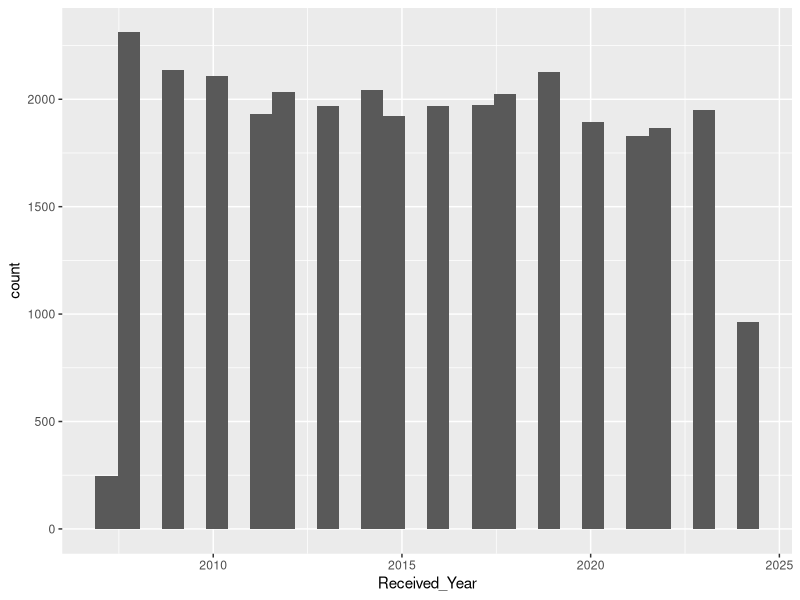
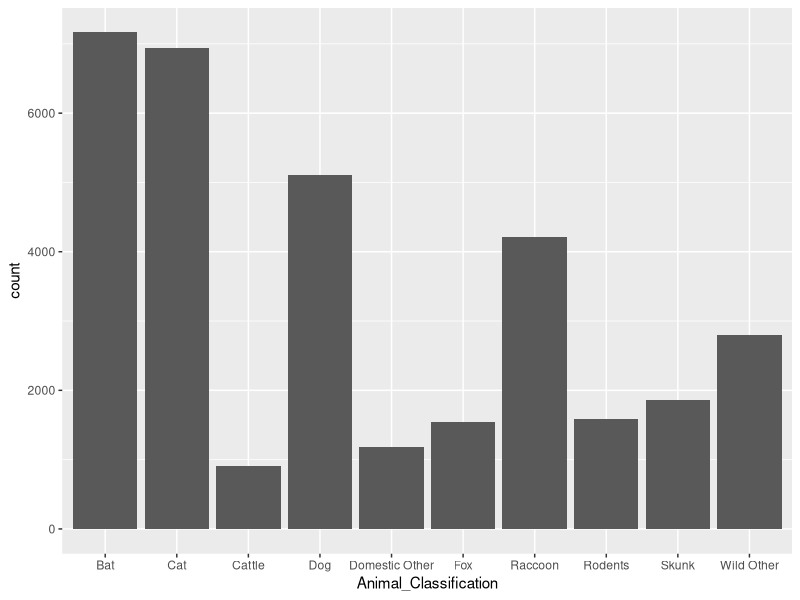

The R script that drew these images, in order: (Note: this script raises an error after producing the figures.)
## ---- chunk 1
rm(list=ls())
library(tidyverse)
library(here)
## ---- chunk 2
rabies <- read.csv(here("Data", "Rabies_Laboratory_Submissions.csv"))
## ---- chunk 3
rabies <- rabies |> select(1:7)
## ---- chunk 4
summary(rabies)
## ---- chunk 5
names(rabies)
names(rabies) <- c("Received_Year","Received_Month","Report_Date",        "County_Name","Animal_Classification", "Number_of_Samples", "Positive_Samples")
## ---- chunk 6
rabies$County_Name <- as.factor(rabies$County_Name)
rabies$Animal_Classification <- as.factor(rabies$Animal_Classification)

rabies$Report_Date <- mdy(rabies$Report_Date)

levels(rabies$County_Name)
levels(rabies$Animal_Classification)
## ---- chunk 7
ggplot(rabies, aes(Received_Year))+
  geom_histogram()

ggplot(rabies, aes(Animal_Classification))+
  geom_histogram(stat = "count")
## ---- chunk 8

## ---- chunk 9
animal_summary <- rabies %>% group_by(Received_Year, Animal_Classification) %>% summarise(
  Number_Samples = sum(Number_Samples),
  Positive_Samples = sum(Positive_Samples),
  mean_percent_pos = mean(percent_pos)
  
)


## ---- chunk 10

